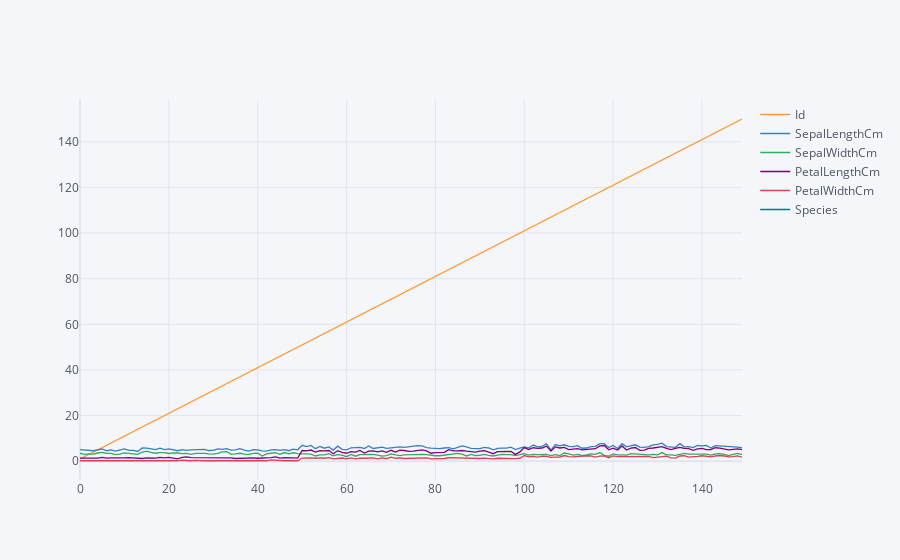

Notebook source saved alongside this figure:
### Code cell
df.iplot()
# iplot makes it more interactive when hovering mouse over the lines data is shown

### Figure 1 — Plotly figure (JSON) as saved in the notebook; plotly's stock layout.template omitted (floating-point values rounded to 4 significant figures; data arrays with more than 128 entries replaced by an {"elided": "..."} marker saying what was removed)
{"data": [{"line": {"color": "rgba(255, 153, 51, 1.0)", "dash": "solid", "shape": "linear", "width": 1.3}, "mode": "lines", "name": "Id", "text": "", "type": "scatter", "x": {"elided": "150 int values"}, "y": {"elided": "150 int values"}}, {"line": {"color": "rgba(55, 128, 191, 1.0)", "dash": "solid", "shape": "linear", "width": 1.3}, "mode": "lines", "name": "SepalLengthCm", "text": "", "type": "scatter", "x": {"elided": "150 int values"}, "y": {"elided": "150 float values"}}, {"line": {"color": "rgba(50, 171, 96, 1.0)", "dash": "solid", "shape": "linear", "width": 1.3}, "mode": "lines", "name": "SepalWidthCm", "text": "", "type": "scatter", "x": {"elided": "150 int values"}, "y": {"elided": "150 float values"}}, {"line": {"color": "rgba(128, 0, 128, 1.0)", "dash": "solid", "shape": "linear", "width": 1.3}, "mode": "lines", "name": "PetalLengthCm", "text": "", "type": "scatter", "x": {"elided": "150 int values"}, "y": {"elided": "150 float values"}}, {"line": {"color": "rgba(219, 64, 82, 1.0)", "dash": "solid", "shape": "linear", "width": 1.3}, "mode": "lines", "name": "PetalWidthCm", "text": "", "type": "scatter", "x": {"elided": "150 int values"}, "y": {"elided": "150 float values"}}, {"line": {"color": "rgba(0, 128, 128, 1.0)", "dash": "solid", "shape": "linear", "width": 1.3}, "mode": "lines", "name": "Species", "text": "", "type": "scatter", "x": {"elided": "150 int values"}, "y": {"elided": "150 str values"}}], "layout": {"legend": {"bgcolor": "#F5F6F9", "font": {"color": "#4D5663"}}, "paper_bgcolor": "#F5F6F9", "plot_bgcolor": "#F5F6F9", "title": {"font": {"color": "#4D5663"}}, "xaxis": {"gridcolor": "#E1E5ED", "showgrid": true, "tickfont": {"color": "#4D5663"}, "title": {"font": {"color": "#4D5663"}, "text": ""}, "zerolinecolor": "#E1E5ED"}, "yaxis": {"gridcolor": "#E1E5ED", "showgrid": true, "tickfont": {"color": "#4D5663"}, "title": {"font": {"color": "#4D5663"}, "text": ""}, "zerolinecolor": "#E1E5ED"}}}
